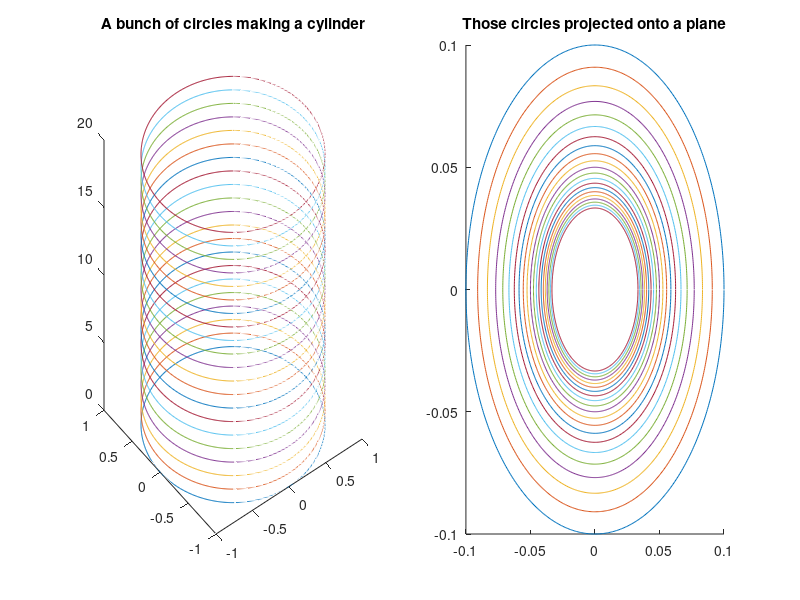

Write the MATLAB code that produced this figure.
%% Viewing a cylinder across a 2D plane projection
% Imagine have a set of circles that run along a cylinder

% MAKE A CIRCLE ? this can be turned into a function
radius = 1;
step = 0.01;
angle = 0:step:2*pi;

xc = 0; yc = 0;         % center point
xp = radius*cos(angle); % perimeter
yp = radius*sin(angle);
circle(:,1) = xc + xp;    % the circle
circle(:,2) = yc + yp;

% Now make many circles in the z-plane
zLevels = 0:20;
for ind = 1:length(zLevels)
    cylX(:,ind) = circle(:,1);
    cylY(:,ind) = circle(:,2);
    cylZ(:,ind) = zLevels(ind)*ones(size(circle,1),1);
end

% To view
subplot(1,2,1), plot3(cylX,cylY,cylZ);
title('A bunch of circles making a cylinder')

% To project, note that the size of the circle will be a function of its
% distance from the imaging plane. In this case we will treat the distance
% to the first point in the Z axis as the "distance" variable and the
% zLevels will represent additional distance.

distance = 10;
for ind = 1:length(zLevels)
    cylX_mod(:,ind) = circle(:,1)./(10+zLevels(ind));
    cylY_mod(:,ind) = circle(:,2)./(10+zLevels(ind));
    cylPlane(:,ind) = zeros(size(circle,1),1);
end

subplot(1,2,2), plot3(cylX_mod,cylY_mod,cylPlane), view(0,90) 
title('Those circles projected onto a plane')

% This code is incomplete. It does not include movement of the center or
% varying sizes of the circles or anything. But it should help you all.
